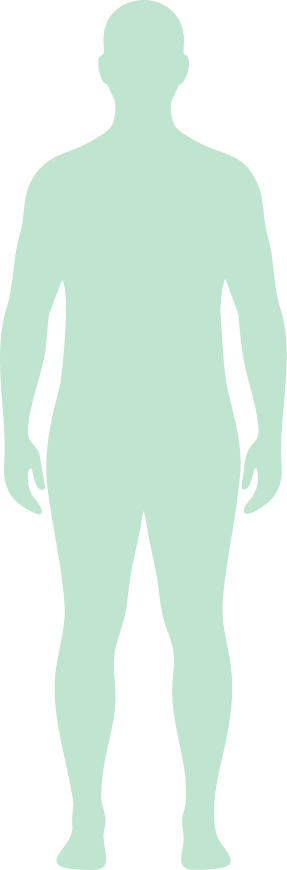
#> input picture assets/person/man-type1.png, 287 x 870 px; its folder holds only this picture in this run
$ python preview_indexed.py
#> lines starting #> are read from the running program, lines starting #| are printed output that depends on the picture
"""Overlay each biotype silhouette with its dots labelled by INDEX (the order in
kManBiotypeBodyPoints / kWomanBiotypeBodyPoints), so the user can confirm which
zone text maps to which dot. Output: tools/preview_out/<gender>-type<N>-idx.png"""

import os

from PIL import Image, ImageDraw, ImageFont

HERE = os.path.dirname(os.path.abspath(__file__))
ASSETS = os.path.join(HERE, "..", "assets", "person")
OUT = os.path.join(HERE, "preview_out")
os.makedirs(OUT, exist_ok=True)

POINTS = {
    "m": {
        1: [(0.500, 0.064), (0.667, 0.429), (0.277, 0.616), (0.750, 0.770)],
        2: [(0.500, 0.064), (0.416, 0.351), (0.702, 0.402), (0.263, 0.494), (0.702, 0.503)],
        3: [(0.507, 0.064), (0.138, 0.305), (0.778, 0.514), (0.222, 0.556)],
        4: [(0.507, 0.078), (0.611, 0.439), (0.277, 0.517), (0.695, 0.779)],
        6: [(0.507, 0.059), (0.340, 0.399), (0.674, 0.429)],
        7: [(0.479, 0.048), (0.667, 0.204), (0.312, 0.413), (0.700, 0.429)],
    },
    "f": {
        1: [(0.500, 0.073), (0.328, 0.429), (0.808, 0.505), (0.371, 0.606), (0.722, 0.802)],
        2: [(0.493, 0.064), (0.450, 0.330), (0.664, 0.393), (0.306, 0.466), (0.736, 0.475)],
        3: [(0.500, 0.064), (0.192, 0.268), (0.328, 0.436), (0.715, 0.443), (0.278, 0.595)],
        4: [(0.500, 0.078), (0.371, 0.457), (0.786, 0.512), (0.371, 0.590), (0.700, 0.733)],
        5: [(0.478, 0.089), (0.435, 0.356), (0.700, 0.429), (0.228, 0.519)],
        6: [(0.478, 0.080), (0.364, 0.372), (0.651, 0.429)],
        7: [(0.493, 0.057), (0.321, 0.195), (0.300, 0.404), (0.700, 0.429)],
    },
}


def font(size):
    for p in [
        "/System/Library/Fonts/Supplemental/Arial Bold.ttf",
        "/System/Library/Fonts/Helvetica.ttc",
    ]:
        if os.path.exists(p):
            return ImageFont.truetype(p, size)
    return ImageFont.load_default()


def main():
    for g in ("m", "f"):
        for n, pts in POINTS[g].items():
            gender = "man" if g == "m" else "woman"
            path = os.path.join(ASSETS, f"{gender}-type{n}.png")
            img = Image.open(path).convert("RGBA")
#> img is the input picture: PIL image 287x870 RGBA; mean R, G, B, A 0, 84.2, 35.7, 35.2
            w, h = img.size
#> w = 287; h = 870
            d = ImageDraw.Draw(img)
            r = 18
            fnt = font(22)
            for i, (fx, fy) in enumerate(pts):
                cx, cy = fx * w, fy * h
                d.ellipse([cx - r, cy - r, cx + r, cy + r],
                          fill=(0, 0, 0, 230), outline=(255, 255, 255), width=2)
                d.text((cx, cy), str(i), fill=(255, 255, 255),
                       font=fnt, anchor="mm")
            out = os.path.join(OUT, f"{gender}-type{n}-idx.png")
            img.save(out)
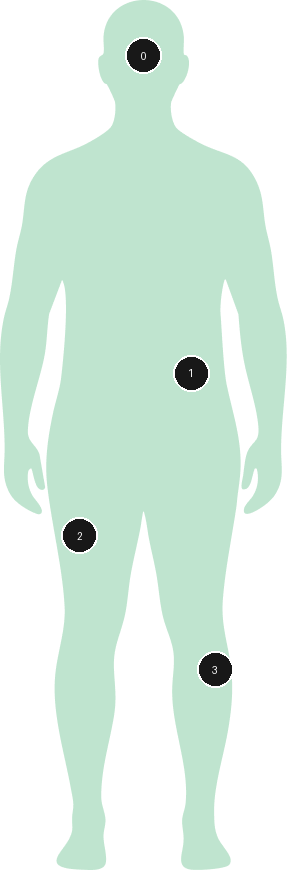
#> saved as man-type1-idx.png: PIL image 287x870 RGBA; mean R, G, B, A 0.9, 82.6, 35.5, 38.2; transparent parts drawn white
            print("wrote", out)


if __name__ == "__main__":
#> (the run stopped early here; a loop or call above may not have finished)
